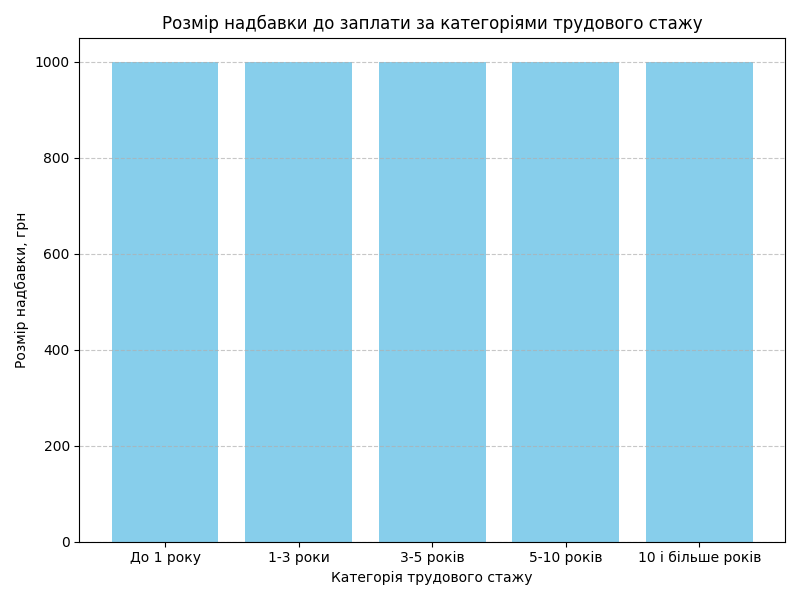

Recreate this plot in Python.
import matplotlib.pyplot as plt

# Категорії трудового стажу
tenure_categories = ['До 1 року', '1-3 роки', '3-5 років', '5-10 років', '10 і більше років']

# Розмір надбавки до заплати (припустимо, що розмір надбавки є однаковим для всіх категорій трудового стажу)
bonus = 1000

# Створення списку розмірів надбавок, що відповідають кожній категорії трудового стажу
bonus_list = [bonus] * len(tenure_categories)

plt.figure(figsize=(8, 6))
plt.bar(tenure_categories, bonus_list, color='skyblue')
plt.title('Розмір надбавки до заплати за категоріями трудового стажу')
plt.xlabel('Категорія трудового стажу')
plt.ylabel('Розмір надбавки, грн')
plt.grid(axis='y', linestyle='--', alpha=0.7)
plt.tight_layout()
plt.savefig('d6.png')
plt.show()


